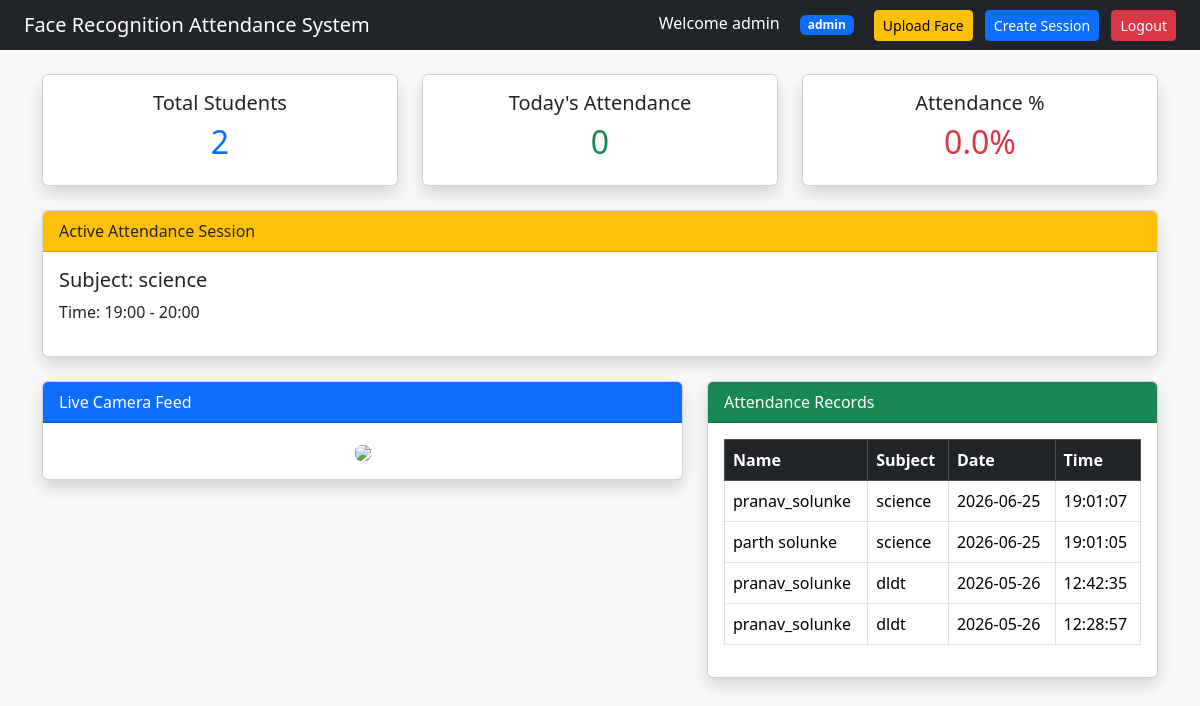
The page / (signed in) on the database its author committed.
### tables this page shows
CREATE TABLE active_session (

    id INTEGER PRIMARY KEY AUTOINCREMENT,

    subject TEXT NOT NULL,

    start_time TEXT NOT NULL,

    end_time TEXT NOT NULL
);

CREATE TABLE attendance (

    id INTEGER PRIMARY KEY AUTOINCREMENT,

    username TEXT NOT NULL,

    subject TEXT NOT NULL,

    date TEXT NOT NULL,

    time TEXT NOT NULL
);

### app.py (the view, shortened to what this page needs)
@app.route("/")
def dashboard():
    if "user" not in session:
        return redirect(
            url_for("login")
        )
    conn = sqlite3.connect(
        "users.db"
    )
    cursor = conn.cursor()
    if session["role"] == "admin":
        cursor.execute(
            """
            SELECT username,
                   subject,
                   date,
                   time

            FROM attendance

            ORDER BY id DESC
            """
        )
    attendance_data = cursor.fetchall()
    cursor.execute(
        """
        SELECT COUNT(*)
        FROM users
        WHERE role='student'
        """
    )
    total_students = cursor.fetchone()[0]
    today_date = datetime.now().strftime(
        "%Y-%m-%d"
    )
    cursor.execute(
        """
        SELECT COUNT(DISTINCT username)
        FROM attendance
        WHERE date=?
        """,
        (today_date,)
    )
    today_attendance = cursor.fetchone()[0]
    attendance_percentage = 0
    if total_students > 0:
        attendance_percentage = round(
            (
                today_attendance /
                total_students
            ) * 100,
            2
        )
    cursor.execute(
        """
        SELECT subject,
               start_time,
               end_time

        FROM active_session

        LIMIT 1
        """
    )
    active_session = cursor.fetchone()
    conn.close()
    return render_template(
        "index.html",
        attendance=attendance_data,
        username=session["user"],
        role=session["role"],
        active_session=active_session,
        total_students=total_students,
        today_attendance=today_attendance,
        attendance_percentage=attendance_percentage
    )

### templates/index.html (shortened to what this page needs)
<!DOCTYPE html>
<html lang="en">
<head>
    <link
        href="https://cdn.jsdelivr.net/npm/bootstrap@5.3.3/dist/css/bootstrap.min.css"
        rel="stylesheet">
</head>
<body class="bg-light">
    <nav class="navbar navbar-dark bg-dark px-4">
        <span class="navbar-brand mb-0 h1">
            Face Recognition Attendance System
        </span>
        <div>
            <span class="text-white me-3">
                Welcome {{ username }}
            </span>
            <span class="badge bg-primary me-3">
                {{ role }}
            </span>
            <a href="/upload"
               class="btn btn-warning btn-sm me-2">
                Upload Face
            </a>
            {% if role == "admin" %}
            <a href="/session"
               class="btn btn-primary btn-sm me-2">
                Create Session
            </a>
            {% endif %}
            <a href="/logout"
               class="btn btn-danger btn-sm">
                Logout
            </a>
        </div>
    </nav>
    <div class="container mt-4">
<div class="row mb-4">
    <div class="col-md-4">
        <div class="card shadow text-center">
            <div class="card-body">
                <h5>Total Students</h5>
                <h2 class="text-primary">
                    {{ total_students }}
                </h2>
            </div>
        </div>
    </div>
    <div class="col-md-4">
        <div class="card shadow text-center">
            <div class="card-body">
                <h5>Today's Attendance</h5>
                <h2 class="text-success">
                    {{ today_attendance }}
                </h2>
            </div>
        </div>
    </div>
    <div class="col-md-4">
        <div class="card shadow text-center">
            <div class="card-body">
                <h5>Attendance %</h5>
                <h2 class="text-danger">
                    {{ attendance_percentage }}%
                </h2>
            </div>
        </div>
    </div>
</div>
        <div class="card shadow mb-4">
            <div class="card-header bg-warning">
                Active Attendance Session
            </div>
            <div class="card-body">
                {% if active_session %}
                    <h5>
                        Subject:
                        {{ active_session[0] }}
                    </h5>
                    <p>
                        Time:
                        {{ active_session[1] }}
                        -
                        {{ active_session[2] }}
                    </p>
                {% else %}
                    <p>
                        No active session
                    </p>
                {% endif %}
            </div>
        </div>
        <div class="row">
            <div class="col-lg-7">
                <div class="card shadow">
                    <div class="card-header bg-primary text-white">
                        Live Camera Feed
                    </div>
                    <div class="card-body text-center">
                        <img src="{{ url_for('video_feed') }}"
                             class="img-fluid rounded">
                    </div>
                </div>
            </div>
            <div class="col-lg-5">
                <div class="card shadow">
                    <div class="card-header bg-success text-white">
                        Attendance Records
                    </div>
                    <div class="card-body">
                        <div class="table-responsive">
                            <table class="table table-bordered table-hover">
                                <thead class="table-dark">
                                    <tr>
                                        <th>Name</th>
                                        <th>Subject</th>
                                        <th>Date</th>
                                        <th>Time</th>
                                    </tr>
                                </thead>
                                <tbody>
                                    {% for row in attendance %}
                                    <tr>
                                        <td>{{ row[0] }}</td>
                                        <td>{{ row[1] }}</td>
                                        <td>{{ row[2] }}</td>
                                        <td>{{ row[3] }}</td>
                                    </tr>
                                    {% endfor %}
                                </tbody>
                            </table>
                        </div>
                    </div>
                </div>
            </div>
        </div>
    </div>
</body>
</html>

### rows shown on the page
active_session: subject "science", start_time "19:00", end_time "20:00"
attendance: username "pranav_solunke", subject "science", date "2026-06-25", time "19:01:07"
attendance: username "parth solunke", subject "science", date "2026-06-25", time "19:01:05"
attendance: username "pranav_solunke", subject "dldt", date "2026-05-26", time "12:42:35"
attendance: username "pranav_solunke", subject "dldt", date "2026-05-26", time "12:28:57"

### other values the page prints
{{ username }} "admin"
{{ role }} "admin"
{{ total_students }} "2"
{{ today_attendance }} "0"
{{ attendance_percentage }} "0.0"
